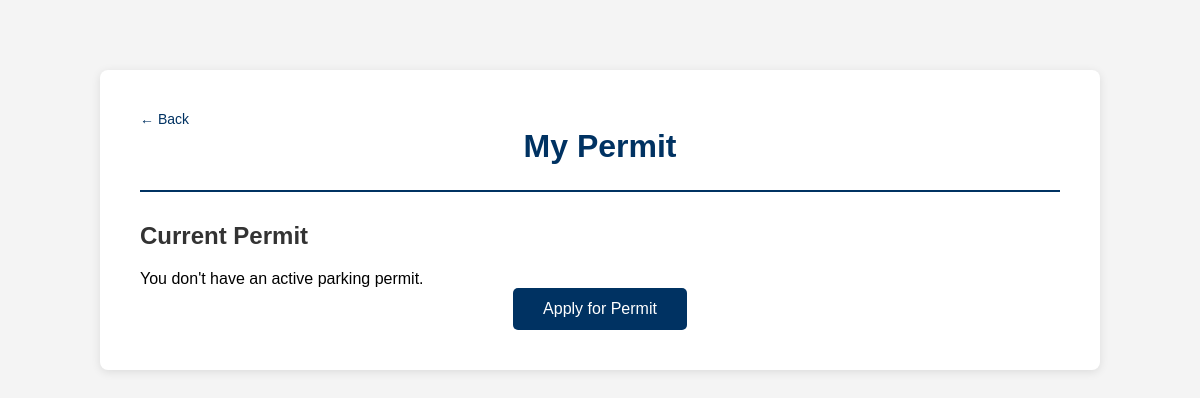
Page /view_permit (signed in) on the earlier database version.
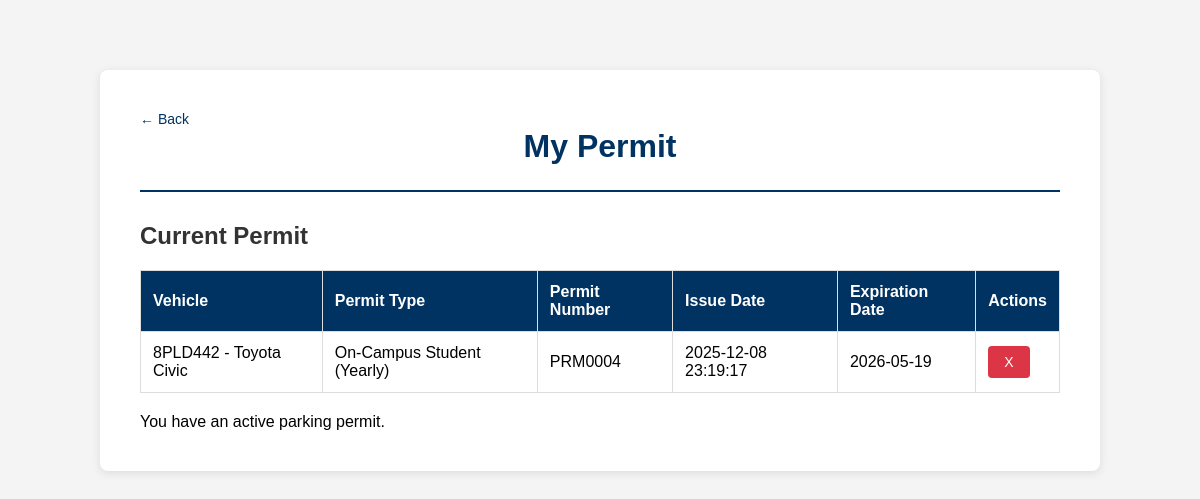
Same page on the later database version.
### tables this page shows
CREATE TABLE permit (
    p_permitkey integer PRIMARY KEY,
    p_userkey integer not null,
    p_vehicleskey integer not null,
    p_permittypekey integer not null,
    p_permitnum varchar(20) NOT NULL,
    p_issuedate date not null,
    p_expirationdate date not null,

    FOREIGN KEY (p_userkey) REFERENCES users(u_userkey),
    FOREIGN KEY (p_vehicleskey) REFERENCES vehicles(v_vehicleskey),
    FOREIGN KEY (p_permittypekey) REFERENCES permitType(pt_permittypekey)
);

CREATE TABLE vehicles (
    v_vehicleskey integer PRIMARY KEY,
    v_userkey integer not null,
    v_plateno varchar(7) not null,
    v_platestate varchar(20),
    v_maker varchar(20),
    v_model varchar(10),
    v_color varchar(10),

    FOREIGN KEY (v_userkey) REFERENCES users(u_userkey)
);

CREATE TABLE permitType (
    pt_permittypekey integer PRIMARY KEY,
    pt_category varchar(20),
    pt_duration varchar(20)
);

### app.py (the view, shortened to what this page needs)
@app.route('/view_permit', methods=['GET', 'POST'])
@login_required
def view_permit():
    conn = sqlite3.connect('instance/data.sqlite')
    cursor = conn.cursor()
    error = None
    cursor.execute("""
        SELECT p.p_permitkey, v.v_plateno, v.v_maker, v.v_model, v.v_color,
               pt.pt_category, pt.pt_duration, p.p_permitnum,
               p.p_issuedate, p.p_expirationdate
        FROM permit p
        JOIN permitType pt ON pt.pt_permittypekey = p.p_permittypekey
        JOIN vehicles v ON p.p_vehicleskey = v.v_vehicleskey
        WHERE p.p_userkey = ? AND p.p_expirationdate >= DATETIME('now', '-08:00')
    """, [current_user.u_userkey])
    permits = cursor.fetchall()
    conn.close()
    return render_template('view_permit.html', permits=permits, has_permit=len(permits) > 0,
                         error=error, username=current_user.username)

### app.py (called while the page is built)
@login_manager.user_loader
def load_user(user_id):
    return User.query.get(int(user_id))

### templates/view_permit.html (shortened to what this page needs)
<!DOCTYPE html>
<html lang="en">
<head>
    <link rel="stylesheet" href="{{ url_for('static', filename='style.css') }}">
</head>
<body>
    <div class="container">
        <header>
            <a href="{{ url_for('home') }}" class="back-link">← Back</a>
            <h1>My Permit</h1>
        </header>
        <main>
            <h2>Current Permit</h2>
            {% if has_permit %}
                <table>
                    <thead>
                        <tr>
                            <th>Vehicle</th>
                            <th>Permit Type</th>
                            <th>Permit Number</th>
                            <th>Issue Date</th>
                            <th>Expiration Date</th>
                             <th>Actions</th>
                        </tr>
                    </thead>
                    <tbody>
                        {% for permit in permits %}
                        <tr>
                            <td>{{ permit[1] }} - {{ permit[2] }} {{ permit[3] }}</td>
                            <td>{{ permit[5] }} ({{ permit[6] }})</td>
                            <td>{{ permit[7] }}</td>
                            <td>{{ permit[8] }}</td>
                            <td>{{ permit[9] }}</td>
                            <td>
                                <form method="POST" action="{{ url_for('view_permit') }}" style="display:inline;">
                                    <button type="submit" class="delete-btn"
                                            onclick="return confirm('Are you sure you want to delete this permit?')">
                                        X
                                    </button>
                                </form>
                            </td>
                        </tr>
                        {% endfor %}
                    </tbody>
                </table>
                <div class="permit-info">
                    <p class="info-message">You have an active parking permit.</p>
                </div>
            {% else %}
                <p class="no-data">You don't have an active parking permit.</p>
                <div class="button-container">
                    <button class="primary-btn" onclick="window.location.href='{{ url_for('apply_permit') }}'">Apply for Permit</button>
                </div>
            {% endif %}
        </main>
    </div>
</body>
</html>

### static/style.css (style rules this page uses)
* { margin: 0; padding: 0; box-sizing: border-box; }
body { font-family: Arial, sans-serif; background-color: #f4f4f4; padding: 20px; }
.container, .home-container, .div_border { max-width: 600px; margin: 50px auto; padding: 40px; background: white; border-radius: 8px; box-shadow: 0 2px 10px rgba(0,0,0,0.1); }
.container { max-width: 1000px; }
h1 { color: #003262; text-align: center; margin-bottom: 10px; }
h2 { color: #333; margin-bottom: 20px; }
header { margin-bottom: 30px; border-bottom: 2px solid #003262; padding-bottom: 15px; }
a { color: #003262; text-decoration: none; }
.back-link { font-size: 14px; }
.container table { width: 100%; border-collapse: collapse; margin-bottom: 20px; }
.container table th, .container table td { border: 1px solid #ddd; padding: 12px; text-align: left; }
.container table thead { background-color: #003262; color: white; }
button, .primary-btn, .button_login { background-color: #003262; color: white; border: none; padding: 12px 30px; font-size: 16px; border-radius: 5px; cursor: pointer; transition: background-color 0.3s; }
.delete-btn { background-color: #dc3545; color: white; border: none; padding: 8px 16px; font-size: 14px; border-radius: 4px; cursor: pointer; transition: background-color 0.3s; }

Differences in the rows shown:
added permit: v_plateno "8PLD442", v_maker "Toyota", v_model "Civic", pt_category "On-Campus Student", pt_duration "Yearly", p_permitnum "PRM0004", p_issuedate "2025-12-08 23:19:17", p_expirationdate "2026-05-19"
Other differences:
text no longer shown: "You don't have an active parking permit. Apply for Permit"
text now shown: "Vehicle Permit Type Permit Number Issue Date Expiration Date Actions You have an active parking permit."
